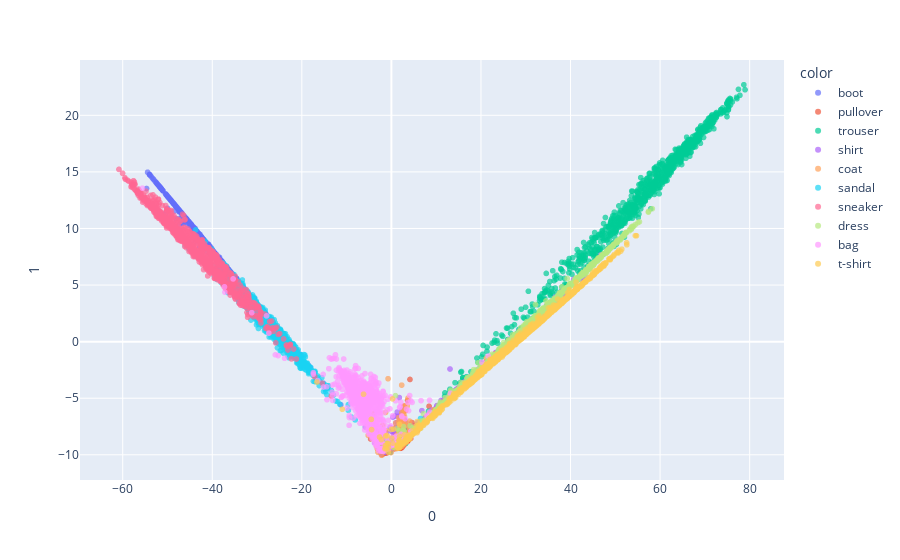

Notebook source saved alongside this figure:
### Markdown cell above
### PCA

### Code cell
### Get the encoded representation of the test samples
encoded_samples = []
for sample in tqdm(test_dataset):
    img = sample[0].unsqueeze(0).to(device)
    label = sample[1]
    # Encode image
    encoder10.eval()
    with torch.no_grad():
        encoded_img  = encoder10(img)
    # Append to list
    encoded_img = encoded_img.flatten().cpu().numpy()
    encoded_sample = {f"Enc. Variable {i}": enc for i, enc in enumerate(encoded_img)}
    encoded_sample['label'] = label
    encoded_samples.append(encoded_sample)

encoded_samples = pd.DataFrame(encoded_samples)

from sklearn.decomposition import PCA

pca = PCA(n_components=2)
encoded_samples_reduced_PCA = pca.fit_transform(encoded_samples)
import plotly.express as px
fig2a = px.scatter(encoded_samples_reduced_PCA, x=0, y =1, 
    color=[label_names[l] for l in encoded_samples.label.to_numpy()], opacity=0.7)
fig2a.show()
#save figure as eps
fig2a.write_image(f'images/10D_finetuned_PCA.eps', width=2000, height=700)

# very interesting but computationally expensive
# pca3 = PCA(n_components=3)
# encoded_samples_reduced_PCA3 = pca3.fit_transform(encoded_samples)
# fig2b = px.scatter_3d(encoded_samples_reduced_PCA3, x=0, y=1, z=2, 
#     color=[label_names[l] for l in encoded_samples.label.to_numpy()], opacity=0.7)
# fig2b.show()

### Figure 1 — Plotly figure (JSON) as saved in the notebook; plotly's stock layout.template omitted (floating-point values rounded to 4 significant figures; data arrays with more than 128 entries replaced by an {"elided": "..."} marker saying what was removed)
{"data": [{"hovertemplate": "color=boot<br>0=%{x}<br>1=%{y}<extra></extra>", "legendgroup": "boot", "marker": {"color": "#636efa", "opacity": 0.7, "symbol": "circle"}, "mode": "markers", "name": "boot", "showlegend": true, "type": "scattergl", "x": {"elided": "1000 float values"}, "xaxis": "x", "y": {"elided": "1000 float values"}, "yaxis": "y"}, {"hovertemplate": "color=pullover<br>0=%{x}<br>1=%{y}<extra></extra>", "legendgroup": "pullover", "marker": {"color": "#EF553B", "opacity": 0.7, "symbol": "circle"}, "mode": "markers", "name": "pullover", "showlegend": true, "type": "scattergl", "x": {"elided": "1000 float values"}, "xaxis": "x", "y": {"elided": "1000 float values"}, "yaxis": "y"}, {"hovertemplate": "color=trouser<br>0=%{x}<br>1=%{y}<extra></extra>", "legendgroup": "trouser", "marker": {"color": "#00cc96", "opacity": 0.7, "symbol": "circle"}, "mode": "markers", "name": "trouser", "showlegend": true, "type": "scattergl", "x": {"elided": "1000 float values"}, "xaxis": "x", "y": {"elided": "1000 float values"}, "yaxis": "y"}, {"hovertemplate": "color=shirt<br>0=%{x}<br>1=%{y}<extra></extra>", "legendgroup": "shirt", "marker": {"color": "#ab63fa", "opacity": 0.7, "symbol": "circle"}, "mode": "markers", "name": "shirt", "showlegend": true, "type": "scattergl", "x": {"elided": "1000 float values"}, "xaxis": "x", "y": {"elided": "1000 float values"}, "yaxis": "y"}, {"hovertemplate": "color=coat<br>0=%{x}<br>1=%{y}<extra></extra>", "legendgroup": "coat", "marker": {"color": "#FFA15A", "opacity": 0.7, "symbol": "circle"}, "mode": "markers", "name": "coat", "showlegend": true, "type": "scattergl", "x": {"elided": "1000 float values"}, "xaxis": "x", "y": {"elided": "1000 float values"}, "yaxis": "y"}, {"hovertemplate": "color=sandal<br>0=%{x}<br>1=%{y}<extra></extra>", "legendgroup": "sandal", "marker": {"color": "#19d3f3", "opacity": 0.7, "symbol": "circle"}, "mode": "markers", "name": "sandal", "showlegend": true, "type": "scattergl", "x": {"elided": "1000 float values"}, "xaxis": "x", "y": {"elided": "1000 float values"}, "yaxis": "y"}, {"hovertemplate": "color=sneaker<br>0=%{x}<br>1=%{y}<extra></extra>", "legendgroup": "sneaker", "marker": {"color": "#FF6692", "opacity": 0.7, "symbol": "circle"}, "mode": "markers", "name": "sneaker", "showlegend": true, "type": "scattergl", "x": {"elided": "1000 float values"}, "xaxis": "x", "y": {"elided": "1000 float values"}, "yaxis": "y"}, {"hovertemplate": "color=dress<br>0=%{x}<br>1=%{y}<extra></extra>", "legendgroup": "dress", "marker": {"color": "#B6E880", "opacity": 0.7, "symbol": "circle"}, "mode": "markers", "name": "dress", "showlegend": true, "type": "scattergl", "x": {"elided": "1000 float values"}, "xaxis": "x", "y": {"elided": "1000 float values"}, "yaxis": "y"}, {"hovertemplate": "color=bag<br>0=%{x}<br>1=%{y}<extra></extra>", "legendgroup": "bag", "marker": {"color": "#FF97FF", "opacity": 0.7, "symbol": "circle"}, "mode": "markers", "name": "bag", "showlegend": true, "type": "scattergl", "x": {"elided": "1000 float values"}, "xaxis": "x", "y": {"elided": "1000 float values"}, "yaxis": "y"}, {"hovertemplate": "color=t-shirt<br>0=%{x}<br>1=%{y}<extra></extra>", "legendgroup": "t-shirt", "marker": {"color": "#FECB52", "opacity": 0.7, "symbol": "circle"}, "mode": "markers", "name": "t-shirt", "showlegend": true, "type": "scattergl", "x": {"elided": "1000 float values"}, "xaxis": "x", "y": {"elided": "1000 float values"}, "yaxis": "y"}], "layout": {"legend": {"title": {"text": "color"}, "tracegroupgap": 0}, "margin": {"t": 60}, "xaxis": {"anchor": "y", "domain": [0, 1], "title": {"text": "0"}}, "yaxis": {"anchor": "x", "domain": [0, 1], "title": {"text": "1"}}}}
